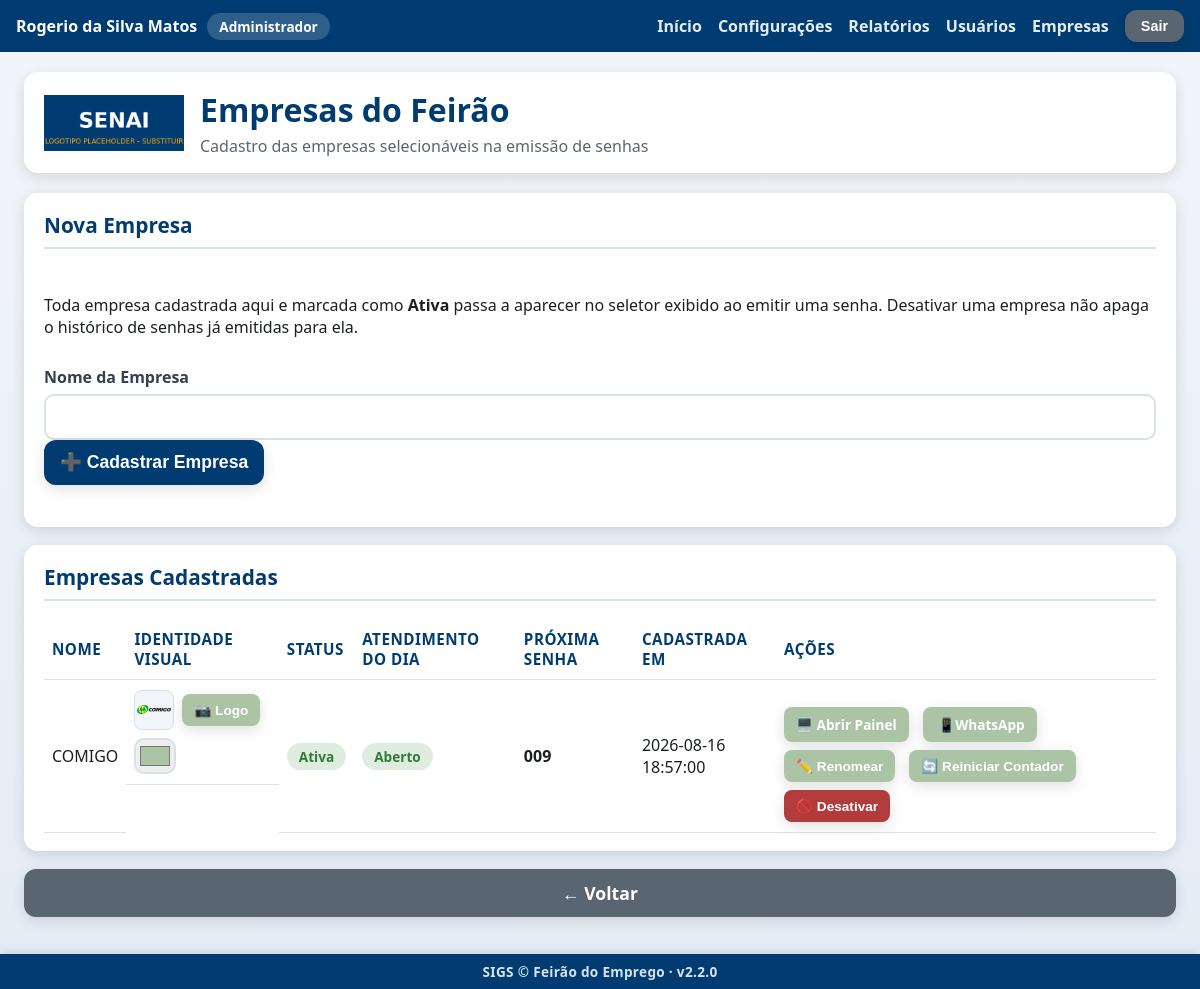
The app's page /admin/empresas (signed in), older data.
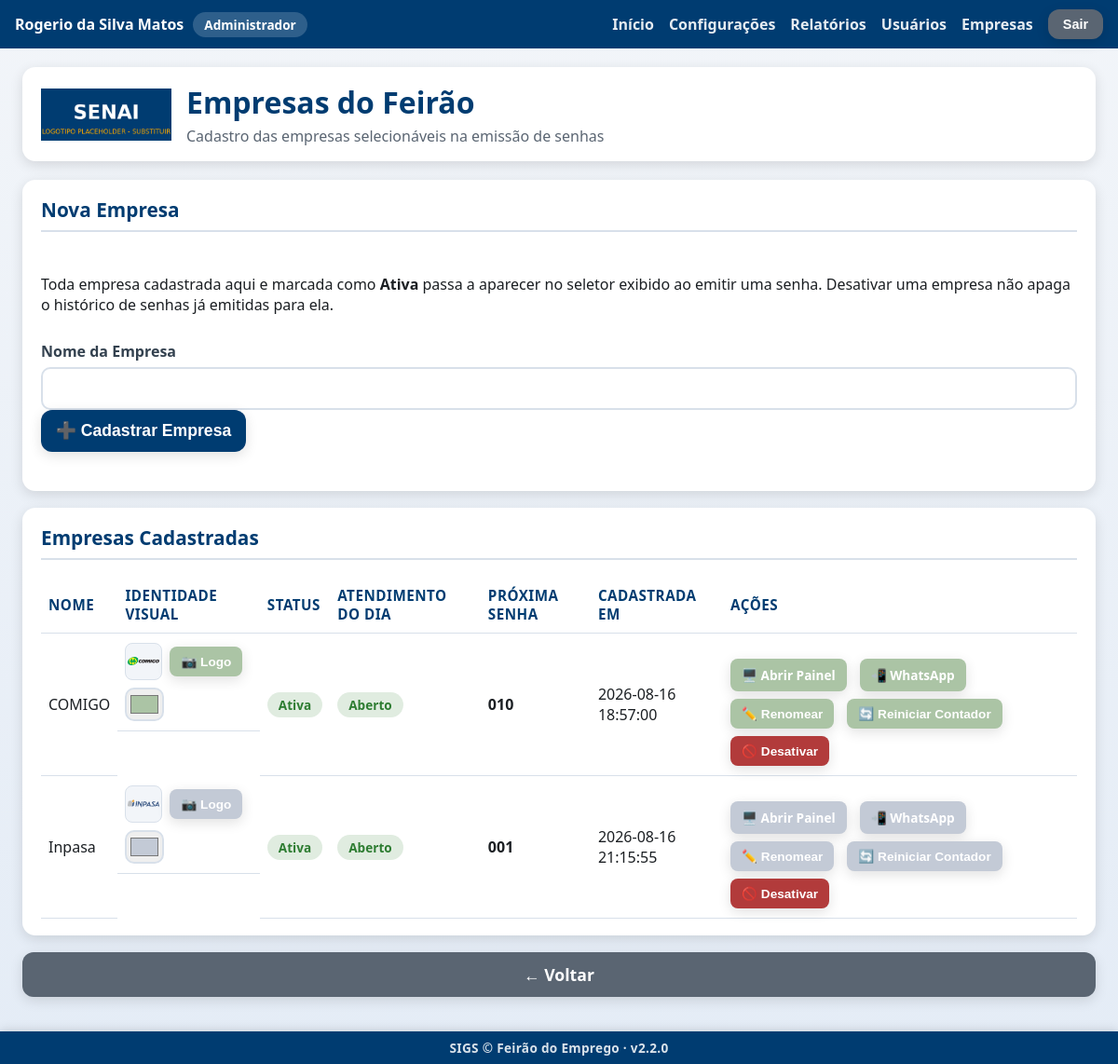
The same page, newer data.
### tables this page shows
CREATE TABLE empresas (
                id INTEGER PRIMARY KEY AUTOINCREMENT,
                nome TEXT NOT NULL UNIQUE,
                ativa INTEGER NOT NULL DEFAULT 1,
                data_criacao TEXT NOT NULL
            , logo_path TEXT, cor_principal TEXT, contador_atual INTEGER NOT NULL DEFAULT 0, atendimento_finalizado_em TEXT);

### app.py (the view)
@app.route("/admin/empresas")
@auth.login_required
@auth.admin_required
def empresas_tela():
    empresas = database.listar_empresas()
    return render_template(
        "empresas.html",
        config=config_manager.obter_todas(),
        empresas=empresas,
    )

### app.py (called while the page is built)
@app.context_processor
def injetar_usuario_logado():
    usuario_sessao = auth.usuario_logado()
    identidade_empresa = None
    if usuario_sessao and usuario_sessao.get("perfil") == PerfilUsuario.RECRUTADOR:
        empresa_id = usuario_sessao.get("empresa_id")
        if empresa_id:
            empresa = database.obter_empresa_por_id(empresa_id)
            if empresa and (empresa.logo_path or empresa.cor_principal):
                identidade_empresa = {"logo_path": empresa.logo_path, "cor": empresa.cor_principal}
    return {
        "usuario_logado": usuario_sessao,
        "eh_admin": auth.eh_admin(),
        "sigs_versao": SIGS_VERSAO,
        "identidade_empresa": identidade_empresa,
    }

### auth.py (called while the page is built)
def eh_admin() -> bool:
    return session.get(CHAVE_SESSAO_PERFIL) == PerfilUsuario.ADMIN

### config.py (called while the page is built)
    def _conectar(self) -> sqlite3.Connection:
        conexao = sqlite3.connect(str(DATABASE_PATH), timeout=10, check_same_thread=False)
        conexao.row_factory = sqlite3.Row
        return conexao

### models.py (called while the page is built)
    def to_dict(self) -> dict:
        return asdict(self)

### templates/empresas.html (shortened to what the changed rows need)
{% extends "layout.html" %}
{% block conteudo %}
<div class="pagina pagina-empresas">
    <header class="cabecalho">
        <div class="titulo-evento">
            <h1>Empresas do Feirão</h1>
        </div>
    </header>
    <main class="conteudo-principal">
        <section class="card card-formulario">
            <h2>Nova Empresa</h2>
        </section>
        <section class="card">
            <h2>Empresas Cadastradas</h2>
            <table class="tabela-fila">
                <thead>
                    <tr>
                        <th>Nome</th>
                        <th>Identidade Visual</th>
                        <th>Status</th>
                        <th>Atendimento do Dia</th>
                        <th>Próxima Senha</th>
                        <th>Cadastrada em</th>
                        <th>Ações</th>
                    </tr>
                </thead>
                <tbody id="empresas-corpo">
                    {% for empresa in empresas %}
                    <tr data-empresa-id="{{ empresa.id }}" style="--cor-empresa: {{ empresa.cor_principal or 'var(--cor-principal-clara)' }};">
                        <td class="celula-nome-empresa">{{ empresa.nome }}</td>
                        <td class="identidade-visual-empresa">
                            <img class="logo-empresa-preview"
                                 id="logo-preview-{{ empresa.id }}"
                                 src="{% if empresa.logo_path %}{{ url_for('static', filename=empresa.logo_path) }}{% else %}{{ url_for('static', filename='img/logo.png') }}{% endif %}"
                                 alt="Logo {{ empresa.nome }}">
                            <button type="button" class="botao botao-secundario botao-acao-pequeno btn-upload-logo"
                                    data-target="logo-input-{{ empresa.id }}">
                                📷 Logo
                            </button>
                            <input type="color" class="input-cor-empresa" data-empresa-id="{{ empresa.id }}"
                                   value="{{ empresa.cor_principal or '#003C71' }}" title="Cor da empresa">
                        </td>
                        <td>
                            <span class="status-badge-{{ 'ativo' if empresa.ativa else 'inativo' }}">
                                {{ 'Ativa' if empresa.ativa else 'Inativa' }}
                            </span>
                        </td>
                        <td class="celula-atendimento-empresa" id="atendimento-empresa-{{ empresa.id }}">
                            {% if empresa.atendimento_finalizado_em %}
                            <span class="status-badge-inativo">🔒 Finalizado ({{ empresa.atendimento_finalizado_em }})</span>
                            <button class="botao botao-primario botao-acao-pequeno btn-reabrir-atendimento-empresa"
                                    data-empresa-id="{{ empresa.id }}" data-empresa-nome="{{ empresa.nome }}">
                                🔓 Reabrir
                            </button>
                            {% else %}
                            <span class="status-badge-ativo">Aberto</span>
                            {% endif %}
                        </td>
                        <td class="celula-proxima-senha" id="proxima-senha-{{ empresa.id }}">
                            {{ '%03d' | format(empresa.contador_atual + 1) }}
                        </td>
                        <td>{{ empresa.data_criacao }}</td>
                        <td class="acoes-usuario">
                            <a class="botao botao-secundario botao-acao-pequeno"
                               href="{{ url_for('painel_empresa', empresa_id=empresa.id) }}" target="_blank">
                                🖥️ Abrir Painel
                            </a>
                            <a class="botao botao-secundario botao-acao-pequeno"
                               href="https://wa.me/?text={{ ('Painel de Chamadas — ' + empresa.nome + ': ' + url_for('painel_empresa', empresa_id=empresa.id, _external=True)) | urlencode }}"
                               target="_blank" rel="noopener">
                                📲 WhatsApp
                            </a>
                            <button class="botao botao-secundario botao-acao-pequeno btn-renomear-empresa" data-empresa-id="{{ empresa.id }}" data-empresa-nome="{{ empresa.nome }}">
                                ✏️ Renomear
                            </button>
                            <button class="botao botao-secundario botao-acao-pequeno btn-reiniciar-contador-empresa"
                                    data-empresa-id="{{ empresa.id }}" data-empresa-nome="{{ empresa.nome }}">
                                🔄 Reiniciar Contador
                            </button>
                            <button class="botao {{ 'botao-alerta' if empresa.ativa else 'botao-primario' }} botao-acao-pequeno btn-toggle-status-empresa"
                                    data-empresa-id="{{ empresa.id }}" data-ativa="{{ empresa.ativa | lower }}">
                                {{ '🚫 Desativar' if empresa.ativa else '✅ Ativar' }}
                            </button>
                        </td>
                    </tr>
                    {% else %}
                    <tr><td colspan="7">Nenhuma empresa cadastrada ainda.</td></tr>
                    {% endfor %}
                </tbody>
            </table>
        </section>
    </main>
</div>
{% endblock %}

Row changes from the older to the newer data that the page shows:
changed empresas "COMIGO": empresa.contador_atual+1 "009" → "010"
added empresas: nome "Inpasa", logo_path (picture), cor_principal "#c3cad6", ativa "Ativa", empresa.contador_atual+1 "001", data_criacao "2026-08-16 21:15:55", ativa "🚫 Desativar"
